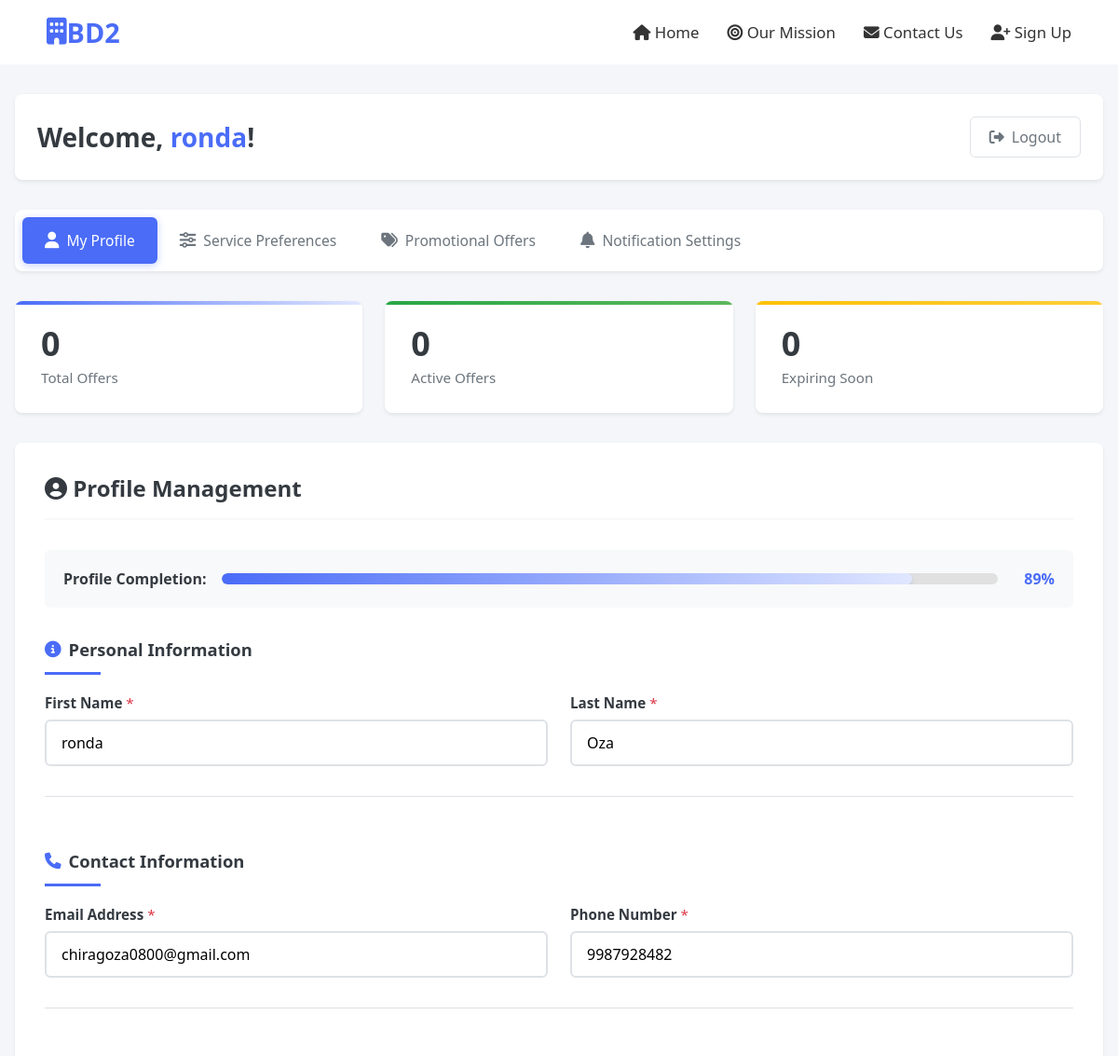
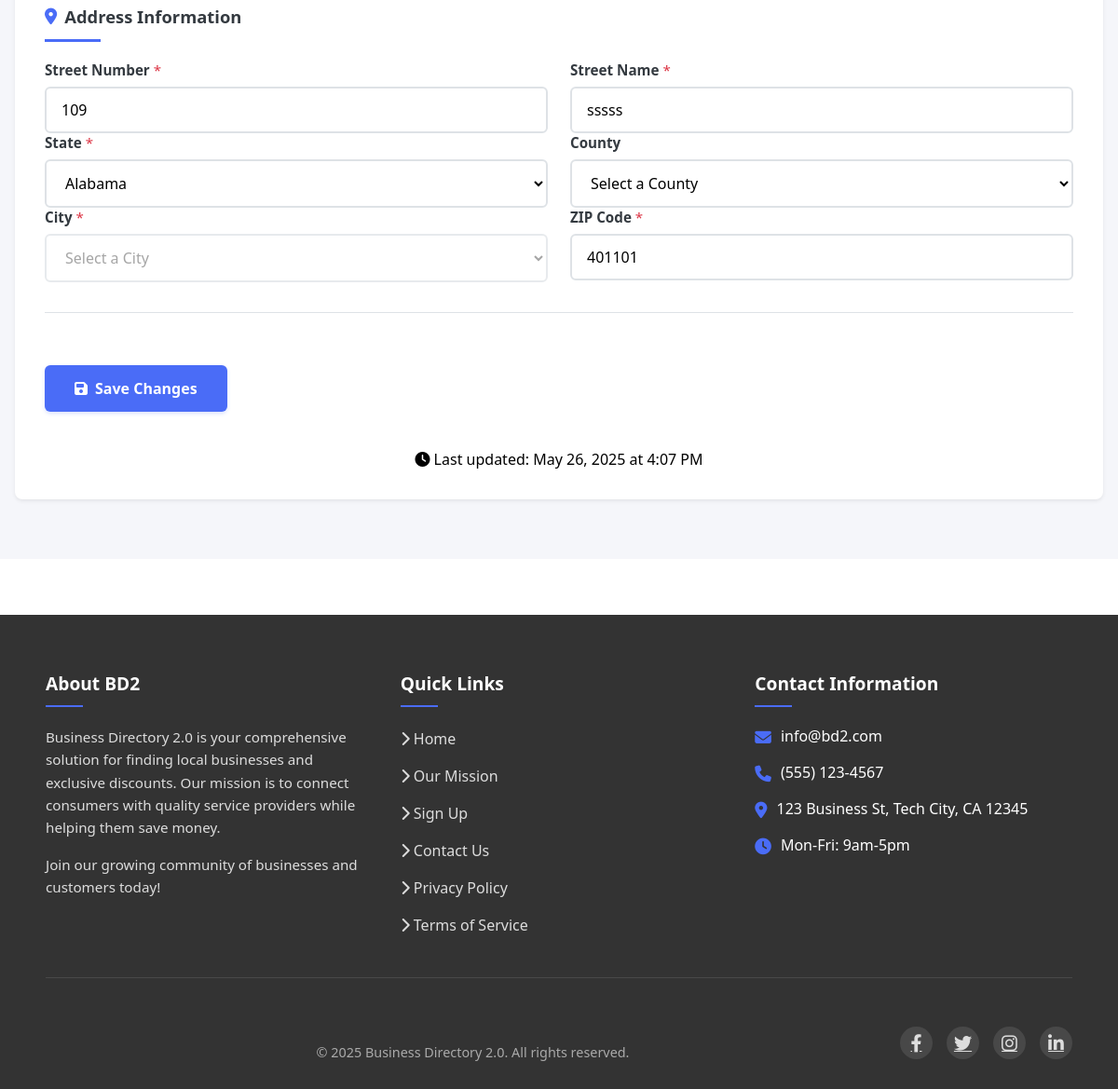
The app's page /users/consumer-dashboard/ (signed in) with its own data (2 pictures, top to bottom).
### users/models.py (models this page shows, shortened)
class User(AbstractUser, TimeStampedModel):
    username = None
    email = models.EmailField(_('email address'), unique=True)
    phone_number = models.CharField(max_length=15, blank=True, null=True)
    profile_picture = models.ImageField(upload_to='profile_pictures/', blank=True, null=True)
    address = models.ForeignKey(Address, on_delete=models.SET_NULL, null=True, blank=True)
    user_type = models.CharField(max_length=10, choices=UserType.choices, default=UserType.REQUESTOR)
    business_name = models.CharField(max_length=255, blank=True, null=True)
    website = models.URLField(blank=True, null=True)
    business_card_front = models.ImageField(upload_to='business_cards/', blank=True, null=True)
    business_card_back = models.ImageField(upload_to='business_cards/', blank=True, null=True)
    has_blank_card_back = models.BooleanField(default=False)
    service_description = models.TextField(blank=True, null=True)
    login_token = models.CharField(max_length=100, blank=True, null=True)
    token_expiry = models.DateTimeField(blank=True, null=True)
    groups = models.ManyToManyField(
        'auth.Group',
        verbose_name=_('groups'),
        blank=True,
        help_text=_(
            'The groups this user belongs to. A user will get all permissions '
            'granted to each of their groups.'
        ),
        related_name='custom_user_set',
        related_query_name='user',
    )
    user_permissions = models.ManyToManyField(
        'auth.Permission',
        verbose_name=_('user permissions'),
        blank=True,
        help_text=_('Specific permissions for this user.'),
        related_name='custom_user_set',
        related_query_name='user',
    )
    USERNAME_FIELD = 'email'
    REQUIRED_FIELDS = []
    objects = UserManager()

### core/models.py (models this page shows, shortened)
class TimeStampedModel(models.Model):
    created_at = models.DateTimeField(auto_now_add=True)
    updated_at = models.DateTimeField(auto_now=True)
    is_active = models.BooleanField(default=True)
    class Meta:
        abstract = True

class Address(TimeStampedModel):
    street = models.CharField(max_length=255)
    city = models.CharField(max_length=100)
    state = models.CharField(max_length=100)
    postal_code = models.CharField(max_length=20)
    country = models.CharField(max_length=100, default="United States")
    latitude = models.DecimalField(max_digits=9, decimal_places=6, null=True, blank=True)
    longitude = models.DecimalField(max_digits=9, decimal_places=6, null=True, blank=True)
    class Meta:
        verbose_name_plural = "Addresses"

### users/views.py (the view)
# urls.py: path('consumer-dashboard/', views.consumer_dashboard, name='consumer_dashboard'),
@login_required
def consumer_dashboard(request):
    user = request.user
    if user.login_token and user.is_token_valid():
        user.clear_token()
    context = {
        'user': user,
        **get_dashboard_stats(user),
        **get_user_profile_data(user),
        **get_user_preferences_data(user),
        **get_offers_data(user),
        **get_notification_settings(user),
        'states': get_us_states(),
        'all_categories': get_formatted_categories(),
    }
    return render(request, 'users/consumer_dashboard.html', context)

### users/views.py (called while the page is built)
def get_user_profile_data(user):
    address_number = ''
    address_street = ''
    if user.address and user.address.street:
        parts = user.address.street.split(' ', 1)
        address_number = parts[0] if len(parts) > 0 else ''
        address_street = parts[1] if len(parts) > 1 else ''
    return {
        'address_number': address_number,
        'address_street': address_street
    }

def get_user_preferences_data(user):
    try:
        interests = ConsumerInterest.objects.get(user=user)
        selected_categories = list(interests.categories.all())
        receive_notifications = interests.receive_notifications
        specific_services = ""
        if hasattr(user, 'profile') and user.profile:
            specific_services = user.profile.bio or ""
    except ConsumerInterest.DoesNotExist:
        selected_categories = []
        receive_notifications = True
        specific_services = ""
    return {
        'selected_categories': selected_categories,
        'receive_notifications': receive_notifications,
        'specific_services': specific_services
    }

def get_offers_data(user, limit=None):
    from promotor.models import PromotionalOffer
    today = timezone.now().date()
    offers_query = PromotionalOffer.objects.filter(
        is_active=True,
        start_date__lte=today,
        end_date__gte=today
    ).order_by('-discount_percentage')
    if limit:
        offers_query = offers_query[:limit]
    try:
        interests = ConsumerInterest.objects.get(user=user)
        preferred_categories = interests.categories.all()
    except ConsumerInterest.DoesNotExist:
        preferred_categories = []
    offers_data = []
    for offer in offers_query:
        offers_data.append(format_offer_data(offer, today, preferred_categories))
    return {
        'offers': offers_data,
        'filter_category': 'all',
        'filter_date': 'newest',
        'filter_discount': 'highest',
        'filter_active_only': True
    }

def get_formatted_categories():
    categories = Category.objects.all()
    if not categories.exists():
        create_default_categories()
        categories = Category.objects.all()
    return [
        {'value': cat.slug, 'name': cat.name}
        for cat in categories
    ]

### users/templates/users/consumer_dashboard.html (shortened to what this page needs)
{% extends "base.html" %}
{% load static %}
{% block extra_css %}
<link rel="stylesheet" href="{% static 'css/consumer_dashboard.css' %}">
<link rel="stylesheet" href="https://cdn.jsdelivr.net/npm/toastify-js/src/toastify.min.css">
{% endblock %}
{% block content %}
<main class="consumer-dashboard">
  <header class="dashboard-header">
    <h1>Welcome, <span id="user-first-name">{{ user.first_name|default:"there" }}</span>!</h1>
    <div class="logout-container">
      <a href="{% url 'logout' %}" class="logout-button">
        <i class="fas fa-sign-out-alt"></i>
        <span class="logout-text">Logout</span>
      </a>
    </div>
  </header>
  <nav class="dashboard-tabs" role="tablist">
    <button class="tab-button active" data-tab="profile" role="tab" aria-selected="true" aria-controls="profile-section">
      <i class="fas fa-user"></i>
      <span>My Profile</span>
    </button>
    <button class="tab-button" data-tab="preferences" role="tab" aria-selected="false" aria-controls="preferences-section">
      <i class="fas fa-sliders-h"></i>
      <span>Service Preferences</span>
    </button>
    <button class="tab-button" data-tab="offers" role="tab" aria-selected="false" aria-controls="offers-section">
      <i class="fas fa-tags"></i>
      <span>Promotional Offers</span>
    </button>
    <button class="tab-button" data-tab="notifications" role="tab" aria-selected="false" aria-controls="notifications-section">
      <i class="fas fa-bell"></i>
      <span>Notification Settings</span>
    </button>
  </nav>
  <section class="dashboard-stats" aria-label="Dashboard statistics">
    <div class="stat-card">
      <div class="stat-number" id="total-offers">{{ total_offers|default:"0" }}</div>
      <div class="stat-label">Total Offers</div>
    </div>
    <div class="stat-card">
      <div class="stat-number" id="active-offers">{{ active_offers|default:"0" }}</div>
      <div class="stat-label">Active Offers</div>
    </div>
    <div class="stat-card">
      <div class="stat-number" id="expiring-soon">{{ expiring_soon|default:"0" }}</div>
      <div class="stat-label">Expiring Soon</div>
    </div>
  </section>
  <section class="dashboard-content active" id="profile-section" role="tabpanel" aria-labelledby="profile-tab">
    {% include "users/consumer_dashboard_profile.html" %}
  </section>
</main>
{% endblock %}

### users/templates/users/consumer_dashboard_profile.html (shortened to what this page needs)
<h2><i class="fas fa-user-circle"></i> Profile Management</h2>
<div class="profile-completion">
  <div class="completion-label">Profile Completion:</div>
  <div class="progress-container">
    <div class="progress-bar" id="profile-progress" style="width: 0%"></div>
  </div>
  <div class="completion-percentage">0%</div>
</div>
<form class="profile-form" action="{% url 'user_profile' %}" method="post">
  <div class="form-section">
    <h3 class="section-title"><i class="fas fa-info-circle"></i> Personal Information</h3>
    <div class="form-row">
      <div class="form-group">
        <label for="first-name">First Name <span class="required">*</span></label>
        <input type="text" id="first-name" name="first_name" value="{{ user.first_name|default:'' }}" required>
      </div>
      <div class="form-group">
        <label for="last-name">Last Name <span class="required">*</span></label>
        <input type="text" id="last-name" name="last_name" value="{{ user.last_name|default:'' }}" required>
      </div>
    </div>
  </div>
  <div class="form-section">
    <h3 class="section-title"><i class="fas fa-phone"></i> Contact Information</h3>
    <div class="form-row">
      <div class="form-group">
        <label for="email">Email Address <span class="required">*</span></label>
        <input type="email" id="email" name="email" value="{{ user.email|default:'' }}" required>
      </div>
      <div class="form-group">
        <label for="phone">Phone Number <span class="required">*</span></label>
        <input type="tel" id="phone" name="phone" value="{{ user.phone_number|default:'' }}" placeholder="(123) 456-7890" required>
      </div>
    </div>
  </div>
  <div class="form-section">
    <h3 class="section-title"><i class="fas fa-map-marker-alt"></i> Address Information</h3>
    <div class="form-row">
      <div class="form-group" style="flex: 0.3;">
        <label for="address-number">Street Number <span class="required">*</span></label>
        <input type="text" id="address-number" name="address_number" value="{{ address_number|default:'' }}" placeholder="123" required>
      </div>
      <div class="form-group" style="flex: 0.7;">
        <label for="address-street">Street Name <span class="required">*</span></label>
        <input type="text" id="address-street" name="address_street" value="{{ address_street|default:'' }}" placeholder="Main Street" required>
      </div>
    </div>
    <div class="form-row">
      <div class="form-group">
        <label for="state">State <span class="required">*</span></label>
        <select id="state" name="state" data-current="{{ user.address.state|default:'' }}" required>
          {% if states %}
            {% for state_code, state_name in states %}
              <option value="{{ state_code }}" {% if user.address.state == state_code %}selected{% endif %}>{{ state_name }}</option>
            {% endfor %}
          {% endif %}
        </select>
      </div>
      <div class="form-group">
        <label for="county">County</label>
        <select id="county" name="county" {% if not user.address.state %}disabled{% endif %}>
          <option value="">Select a County</option>
        </select>
      </div>
    </div>
    <div class="form-row">
      <div class="form-group">
        <label for="city">City <span class="required">*</span></label>
        <select id="city" name="city" {% if not user.address.county %}disabled{% endif %} required>
          <option value="">Select a City</option>
        </select>
      </div>
      <div class="form-group">
        <label for="zip">ZIP Code <span class="required">*</span></label>
        <input type="text" id="zip" name="zip" value="{{ user.address.postal_code|default:'' }}" placeholder="12345" pattern="[0-9]{5}" maxlength="5" required>
      </div>
    </div>
  </div>
  <div class="form-actions">
    <button type="submit" class="primary-button">
      <i class="fas fa-save"></i> Save Changes
    </button>
  </div>
  <div class="last-updated text-center mt-2">
    <i class="fas fa-clock"></i> Last updated:
    <span id="last-updated-timestamp">
      {% if user.updated_at %}
        {{ user.updated_at|date:"F j, Y \a\t g:i A" }}
      {% else %}
        Never
      {% endif %}
    </span>
  </div>
</form>

### core/static/css/home.css (style rules this page uses)
:root { --primary-color: #3498db; --secondary-color: #2ecc71; --accent-color: #e74c3c; --light-gray: #f5f5f5; --dark-gray: #333; --shadow: 0 4px 6px rgba(0, 0, 0, 0.1); --shadow-lg: 0 10px 20px rgba(0, 0, 0, 0.15); --shadow-sm: 0 2px 4px rgba(0, 0, 0, 0.08); --transition: all 0.3s ease; --border-radius: 8px; --mobile-breakpoint: 768px; --container-width: 80%; }
* { margin: 0; padding: 0; box-sizing: border-box; font-family: 'Segoe UI', Tahoma, Geneva, Verdana, sans-serif; }
body { min-height: 100vh; background-color: #fff; overflow-x: hidden; }
nav { background-color: #fff; box-shadow: var(--shadow); z-index: 100; }
.section-title { font-size: 2.2rem; margin-bottom: 30px; color: var(--dark-gray); position: relative; padding-bottom: 15px; }
.section-title::after { content: ''; position: absolute; bottom: 0; left: 0; width: 60px; height: 3px; background-color: var(--primary-color); }

### core/templates/base.html (style rules this page uses)
:root { --container-width: 80%; }
@media (max-width: 1440px) { :root { --container-width: 95%; } }

### users/templates/users/consumer_dashboard_profile.html (style rules this page uses)
.required { color: var(--danger-color); font-weight: normal; }
.form-section { margin-bottom: 2rem; padding-bottom: 2rem; border-bottom: 1px solid var(--border-color); }
.section-title { font-size: 1.15rem; color: var(--dark-color); margin-bottom: 1.25rem; font-weight: 600; display: flex; align-items: center; gap: 0.5rem; }
.section-title i { color: var(--primary-color); font-size: 1.1rem; }

### records on screen
User: first_name "ronda", last_name "Oza", email "chiragoza0800@gmail.com", phone "9987928482", state "Alabama", zip "401101", updated_at "May 26, 2025 at 4:07 PM"

### other values on screen
{{ total_offers|default:"0" }} "0"
{{ active_offers|default:"0" }} "0"
{{ expiring_soon|default:"0" }} "0"
